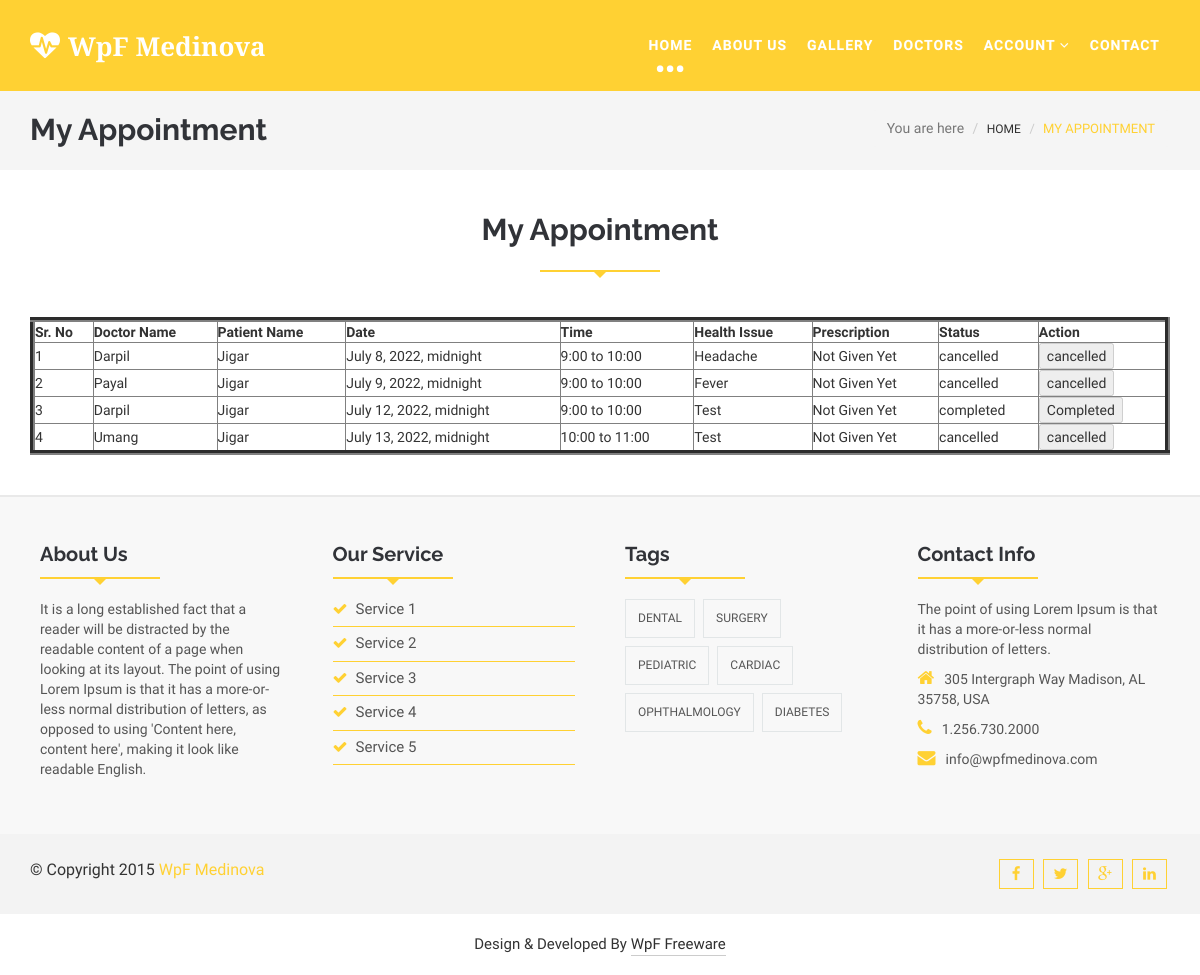
The app's page /myappointment/ (signed in) with its own data.
### myapp/models.py (models this page shows, shortened)
class Appointment(models.Model):
	patient=models.ForeignKey(User,on_delete=models.CASCADE,related_name="patient")
	doctor=models.ForeignKey(Doctor_Profile,on_delete=models.CASCADE)
	date=models.DateTimeField(default=timezone.now)
	time=models.CharField(max_length=100)
	health_issue=models.TextField()
	status=models.CharField(max_length=100,default="pending")
	prescription=models.TextField(default="Not Given Yet")

class Doctor_Profile(models.Model):
	doctor=models.ForeignKey(User,on_delete=models.CASCADE)
	doctor_degree=models.CharField(max_length=100)
	doctor_speciality=models.CharField(max_length=100)
	doctor_start_time=models.CharField(max_length=100)
	doctor_end_time=models.CharField(max_length=100)
	doctor_fees=models.PositiveIntegerField()
	doctor_picture=models.ImageField(upload_to="doctor_picture/")

class User(models.Model):
	fname=models.CharField(max_length=100)
	lname=models.CharField(max_length=100)
	email=models.CharField(max_length=100)
	mobile=models.CharField(max_length=100)
	address=models.TextField()
	password=models.CharField(max_length=100)
	usertype=models.CharField(max_length=100,default="patient")

### myapp/views.py (the view)
# urls.py: path('myappointment/',views.myappointment,name='myappointment'),
def myappointment(request):
	patient=User.objects.get(email=request.session['email'])
	appointments=Appointment.objects.filter(patient=patient)
	appointments1=Appointment.objects.filter(patient=patient,status="pending")
	request.session['appointment_count']=len(appointments1)
	return render(request,'myappointment.html',{'appointments':appointments})

### myapp/templates/myappointment.html (shortened to what this page needs)
{% extends 'header.html' %}
{% load static %}
{% block content %}
<!DOCTYPE html>
<html lang="en">
  <head>
  </head>
  <body>
    <section id="blogArchive">
      <div class="row">
        <div class="col-lg-12 col-md-12">
          <div class="blog-breadcrumbs-area">
            <div class="container">
              <div class="blog-breadcrumbs-left">
                <h2>My Appointment</h2>
              </div>
              <div class="blog-breadcrumbs-right">
                <ol class="breadcrumb">
                  <li>You are here</li>
                  <li><a href="#">Home</a></li>
                  <li class="active">My Appointment</li>
                </ol>
              </div>
            </div>
          </div>
        </div>
      </div>
    </section>
    <section id="contact">
      <div class="container">
        <div class="row">
          <div class="col-lg-12 col-md-12 col-sm-12">
            <div class="contact-form">
              <div class="section-heading">
                <h2>My Appointment</h2>
                <div class="line"></div>
              </div>
              <table border="5" width="100%" cellpadding="10px" cellspacing="10px">
                <tr>
                  <th>Sr. No</th>
                  <th>Doctor Name</th>
                  <th>Patient Name</th>
                  <th>Date</th>
                  <th>Time</th>
                  <th>Health Issue</th>
                  <th>Prescription</th>
                  <th>Status</th>
                  <th>Action</th>
                </tr>
                {% for i in appointments %}
                <tr>
                  <td>{{i.id}}</td>
                  <td>{{i.doctor.doctor.fname}}</td>
                  <td>{{i.patient.fname}}</td>
                  <td>{{i.date}}</td>
                  <td>{{i.time}}</td>
                  <td>{{i.health_issue}}</td>
                  <td>{{i.prescription}}</td>
                  <td>{{i.status}}</td>
                  <td>
                    <form method="get" action="{% url 'patient_cancel_appointment' pk=i.pk %}">
                      {% if i.status == "pending" %}
                        <input type="submit" name="action" value="Cancel">
                      {% elif i.status == "completed" %}
                        <input type="submit" name="action" value="Completed" disabled>
                      {% else %}
                        <input type="submit" name="action" value="{{i.status}}" disabled>
                      {% endif %}
                    </form>
                  </td>
                </tr>
                {% endfor %}
              </table>
            </div>
          </div>
        </div>
      </div>
    </section>
  </body>
</html>
{% endblock %}

### myapp/templates/header.html (shortened to what this page needs)
{% load static %}
<!DOCTYPE html>
<html lang="en">
  <head>
    <link href="{% static 'css/bootstrap.min.css' %}" rel="stylesheet">
    <link href="{% static 'css/font-awesome.min.css' %}" rel="stylesheet">
    <link id="switcher" href="{% static 'css/themes/default-theme.css' %}" rel="stylesheet">
    <link href="{% static 'css/slick.css' %}" rel="stylesheet">
    <link rel='stylesheet prefetch' href="{% static 'css/photoswipe.css' %}">
    <link rel='stylesheet prefetch' href="{% static 'css/default-skin.css' %}">
    <link href="{% static 'style.css' %}" rel="stylesheet">
  </head>
  <body>
    <header id="header">
      <div class="menu_area">
        <nav class="navbar navbar-default navbar-fixed-top" role="navigation">
          <div class="container">
            <div class="navbar-header">
              <a class="navbar-brand" href="/"><i class="fa fa-heartbeat"></i>WpF <span>Medinova</span></a>
            </div>
            <div id="navbar" class="navbar-collapse collapse">
              <ul id="top-menu" class="nav navbar-nav navbar-right main-nav">
                <li class="active"><a href="/">Home</a></li>
                <li><a href="{% url 'about' %}">About Us</a></li>
                <li><a href="{% url 'gallery' %}">Gallery</a></li>
                <li><a href="{% url 'doctors' %}">Doctors</a></li>
                <li class="dropdown">
                  <a href="#" class="dropdown-toggle" data-toggle="dropdown" role="button" aria-expanded="false">Account <span class="fa fa-angle-down"></span></a>
                </li>
                <li><a href="{% url 'contact' %}">Contact</a></li>
              </ul>
            </div>
          </div>
        </nav>
      </div>
    </header>
    {% block content %}
    {% endblock %}
    <footer id="footer">
      <div class="footer-top">
        <div class="container">
          <div class="row">
            <div class="col-lg-3 col-md-3 col-sm-3">
              <div class="single-footer-widget">
                <div class="section-heading">
                <h2>About Us</h2>
                <div class="line"></div>
              </div>
              <p>It is a long established fact that a reader will be distracted by the readable content of a page when looking at its layout. The point of using Lorem Ipsum is that it has a more-or-less normal distribution of letters, as opposed to using 'Content here, content here', making it look like readable English.</p>
              </div>
            </div>
            <div class="col-lg-3 col-md-3 col-sm-3">
              <div class="single-footer-widget">
                <div class="section-heading">
                <h2>Our Service</h2>
                <div class="line"></div>
              </div>
              <ul class="footer-service">
                <li><a href="#"><span class="fa fa-check"></span>Service 1</a></li>
                <li><a href="#"><span class="fa fa-check"></span>Service 2</a></li>
                <li><a href="#"><span class="fa fa-check"></span>Service 3</a></li>
                <li><a href="#"><span class="fa fa-check"></span>Service 4</a></li>
                <li><a href="#"><span class="fa fa-check"></span>Service 5</a></li>
              </ul>
              </div>
            </div>
            <div class="col-lg-3 col-md-3 col-sm-3">
              <div class="single-footer-widget">
                <div class="section-heading">
                <h2>Tags</h2>
                <div class="line"></div>
              </div>
                <ul class="tag-nav">
                  <li><a href="#">Dental</a></li>
                  <li><a href="#">Surgery</a></li>
                  <li><a href="#">Pediatric</a></li>
                  <li><a href="#">Cardiac</a></li>
                  <li><a href="#">Ophthalmology</a></li>
                  <li><a href="#">Diabetes</a></li>
                </ul>
              </div>
            </div>
            <div class="col-lg-3 col-md-3 col-sm-3">
              <div class="single-footer-widget">
                <div class="section-heading">
                <h2>Contact Info</h2>
                <div class="line"></div>
              </div>
              <p>The point of using Lorem Ipsum is that it has a more-or-less normal distribution of letters.</p>
              <address class="contact-info">
                <p><span class="fa fa-home"></span>305 Intergraph Way
                Madison, AL 35758, USA</p>
                <p><span class="fa fa-phone"></span>1.256.730.2000</p>
                <p><span class="fa fa-envelope"></span>info@wpfmedinova.com</p>
              </address>
              </div>
            </div>
          </div>
        </div>
      </div>
      <div class="footer-middle">
        <div class="container">
          <div class="row">
          <div class="col-lg-6 col-md-6 col-sm-6 col-xs-12">
            <div class="footer-copyright">
              <p>&copy; Copyright 2015 <a href="index.html">WpF Medinova</a></p>
            </div>
          </div>
          <div class="col-lg-6 col-md-6 col-sm-6 col-xs-12">
            <div class="footer-social">
                <a href="#"><span class="fa fa-facebook"></span></a>
                <a href="#"><span class="fa fa-twitter"></span></a>
                <a href="#"><span class="fa fa-google-plus"></span></a>
                <a href="#"><span class="fa fa-linkedin"></span></a>
            </div>
          </div>
        </div>
        </div>
      </div>
      <div class="footer-bottom">
        <div class="container">
          <div class="row">
            <div class="col-md-12">
              <p>Design & Developed By <a rel="nofollow" href="http://www.wpfreeware.com/">WpF Freeware</a></p>
            </div>
          </div>
        </div>
      </div>
    </footer>
  </body>
</html>

### myapp/static/css/themes/default-theme.css (style rules this page uses)
.scrollToTop:hover, .scrollToTop:focus,.readmore_area a::before,.sl-slider h2> strong,.sl-slider p> strong, .single-top-feature .readmore_area a span,.service-icon-effect,.service-icon .service-icon-effect:hover,.single-service>h3 a:hover,.single-service>h3 a:focus, .whyChoose-right .media-heading,.whyChoose-right .media:hover .media-icon,.doctors-nav figcaption h2, .testimonial-cotent > p span,.testimonial-nav .slick-dots li.slick-active button::before,.blog-comments-box li > h2,.blog-comments-box li span, .blog-author > ul > li a:hover,.footer-service li > a:hover,.footer-service li > a span,.contact-info > p span,.footer-copyright>p>a, .blog-breadcrumbs-right .breadcrumb > li a:hover,.blog-breadcrumbs-right .breadcrumb > .active,.blog-details blockquote::before,.blog-details blockquote::after, .sidebar-widget p>a,.sidebar-widget>ul li>a:hover,.postnav-left:hover .navg-title,.postnav-right:hover .navg-title,.author-name:hover, .similar-post .media-body a:hover,.similar-post > h2,.nav-tabs > li.active > a, .nav-tabs > li.active > a:focus, .nav-tabs > li.active > a:hover, .button--itzel .button__icon,.button--itzel > span,#myModal .modal-title, .form-submit input:hover,.error-page-area h1,.error-page-area h3 { color: #ffd133; }
.navbar-default { background-color: #ffd133; border-color: #ffd133; }
.navbar-default .navbar-nav > .active > a, .navbar-default .navbar-nav > .active > a:focus, .navbar-default .navbar-nav > .active > a:hover, .navbar-default .navbar-nav > .open > a, .navbar-default .navbar-nav > .open > a:focus, .navbar-default .navbar-nav > .open > a:hover, .dropdown-menu > li > a:hover,.dropdown-menu > li > a:focus,.dropdown-menu > .active > a, .dropdown-menu > .active > a:focus, .dropdown-menu > .active > a:hover, .navbar-default .navbar-nav .open .dropdown-menu > li > a:hover,.readmore_area a span,.single-top-feature, .single-top-feature .readmore_area a::before,.testimonial-nav .slick-dots li.slick-active,figure.blog-figure .image-effect::before, .footer-middle,.social-share ul li > a,.custom-panel .panel-heading a,.nav-tabs > li > a,a.gallery-iteam .image-effect::before,.comments-title::after, .reply-btn,.author-tag { background-color: #ffd133; }
.line { border-bottom: 2px solid #ffd133; background: none repeat scroll 0 0 transparent; height: 1px; margin: 0 auto 45px; padding: 5px; position: relative; width: 120px; }
.line::after, .line::before { border: medium solid transparent; content: " "; height: 0; left: 50%; pointer-events: none; position: absolute; top: 100%; width: 0; }
.line::before { border-width: 9px; margin-left: -6px; }
.line::after { border-top-color: #ffd133; border-width: 8px; margin-left: -8px; }
.footer-service li > a { border-bottom: 1px solid #ffd133; }
.footer-social a { border: 1px solid #ffd133; color: #ffd133; }

### records on screen
Appointment: id "1", doctor.doctor.fname "Darpil", patient.fname "Jigar", date "July 8, 2022, midnight", time "9:00 to 10:00", health_issue "Headache", prescription "Not Given Yet", status "cancelled", action "cancelled"
Appointment: id "2", doctor.doctor.fname "Payal", patient.fname "Jigar", date "July 9, 2022, midnight", time "9:00 to 10:00", health_issue "Fever", prescription "Not Given Yet", status "cancelled", action "cancelled"
Appointment: id "3", doctor.doctor.fname "Darpil", patient.fname "Jigar", date "July 12, 2022, midnight", time "9:00 to 10:00", health_issue "Test", prescription "Not Given Yet", status "completed"
Appointment: id "4", doctor.doctor.fname "Umang", patient.fname "Jigar", date "July 13, 2022, midnight", time "10:00 to 11:00", health_issue "Test", prescription "Not Given Yet", status "cancelled", action "cancelled"
